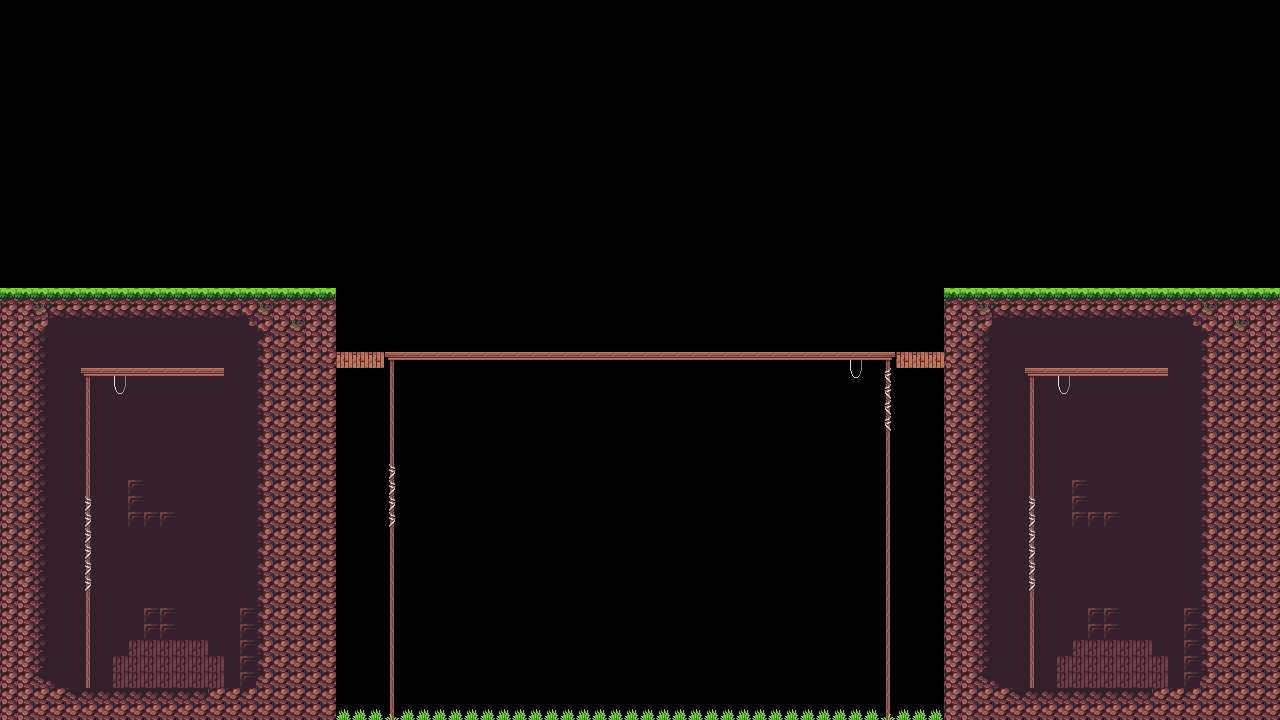

This game map was drawn from its Tiled (.tmx) file and the tilesets committed beside it. A one-line description and the trimmed map source follow:
An orthogonal 80x45 tile map with 16x16 px tiles, 2 tile layers (background, background) and 10 objects.

<map version="1.9" tiledversion="1.9.2" orientation="orthogonal" renderorder="right-down" width="80" height="45" tilewidth="16" tileheight="16" infinite="0" nextlayerid="9" nextobjectid="37">
 <tileset firstgid="1" source="Tile map.tsx" />
 <layer id="1" name="background" width="80" height="45">
  <data>[3600 cells, 1243 non-empty, 35 distinct tile ids]</data>
 </layer>
 <layer id="2" name="background" width="80" height="45">
  <data>[3600 cells, 134 non-empty, 9 distinct tile ids]</data>
 </layer>
 <objectgroup id="5" name="collisions">
  <object id="15" x="0.791667" y="319.625" width="335.833" height="32" />
  <object id="17" x="320.36" y="351.882" width="16.0606" height="399.273" />
  <object id="24" x="336.178" y="382.549" width="48.5455" height="16.9091" />
  <object id="26" x="385.875" y="383.155" width="510.122" height="8.36364" />
  <object id="27" x="896.482" y="383.336" width="48.0606" height="16.2424" />
  <object id="28" x="886.36" y="391.094" width="3.9394" height="360.788" />
  <object id="29" x="390.057" y="392.791" width="4.18182" height="359.151" />
  <object id="30" x="896.042" y="381.958" width="47.75" height="17.75" />
  <object id="33" x="944.664" y="319.034" width="335.515" height="31.8788" />
  <object id="34" x="944.542" y="351.822" width="16.6667" height="399.758" />
 </objectgroup>
</map>
